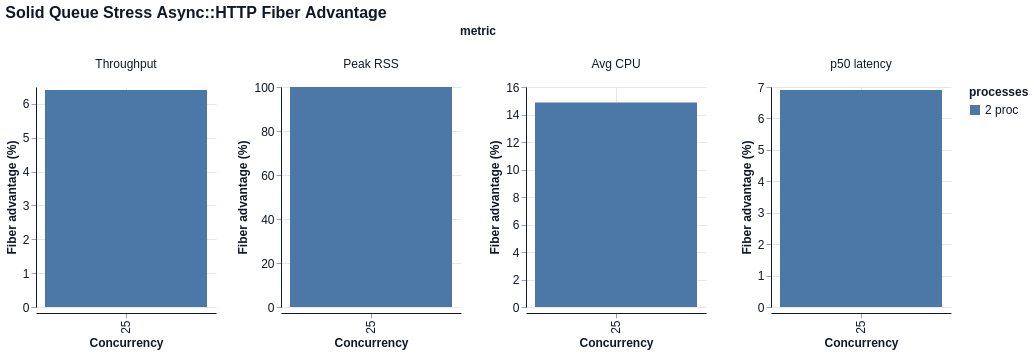

Write a Vega-Lite specification for this figure.
### Vega-Lite specification from a JSON file in a GitHub repository (floating-point values rounded to 4 significant figures)
{"$schema": "https://vega.github.io/schema/vega-lite/v6.json", "title": "Solid Queue Stress Async::HTTP Fiber Advantage", "width": 180, "height": 220, "data": {"values": [{"concurrency": 25, "processes": "2 proc", "metric": "Throughput", "value": 6.414}, {"concurrency": 25, "processes": "2 proc", "metric": "Peak RSS", "value": 100.0}, {"concurrency": 25, "processes": "2 proc", "metric": "Avg CPU", "value": 14.87}, {"concurrency": 25, "processes": "2 proc", "metric": "p50 latency", "value": 6.908}]}, "mark": {"type": "bar", "tooltip": true}, "encoding": {"x": {"field": "concurrency", "type": "ordinal", "title": "Concurrency"}, "y": {"field": "value", "type": "quantitative", "title": "Fiber advantage (%)"}, "color": {"field": "processes", "type": "nominal"}, "column": {"field": "metric", "type": "nominal", "sort": ["Throughput", "Peak RSS", "Avg CPU", "p50 latency"]}, "tooltip": [{"field": "metric", "type": "nominal"}, {"field": "concurrency", "type": "quantitative"}, {"field": "processes", "type": "nominal"}, {"field": "value", "type": "quantitative"}]}, "resolve": {"scale": {"y": "independent"}}, "config": {"background": "white", "axis": {"labelFont": "Helvetica", "titleFont": "Helvetica", "labelFontSize": 12, "titleFontSize": 12, "labelColor": "#111827", "titleColor": "#111827", "domainColor": "#111827", "tickColor": "#9ca3af", "grid": true, "gridColor": "#e5e7eb"}, "header": {"labelFont": "Helvetica", "titleFont": "Helvetica", "labelFontSize": 12, "titleFontSize": 12, "labelColor": "#111827", "titleColor": "#111827"}, "legend": {"labelFont": "Helvetica", "titleFont": "Helvetica", "labelFontSize": 12, "titleFontSize": 12, "labelColor": "#111827", "titleColor": "#111827"}, "title": {"font": "Helvetica", "fontSize": 16, "anchor": "start", "color": "#111827"}, "view": {"stroke": null}}}
